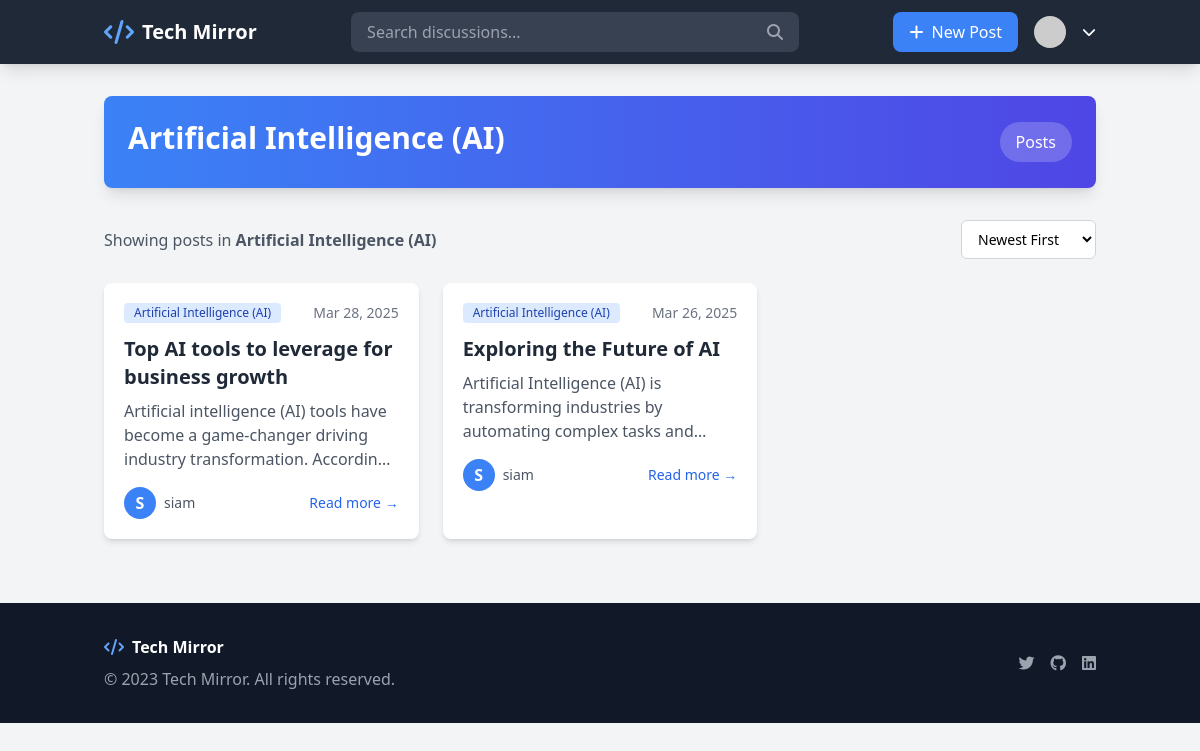
The app's page /category/2/ with its own data.
### forumapp/models.py (models this page shows, shortened)
class Category(models.Model):
    name = models.CharField(max_length=100, unique=True)

class Post(models.Model):
    title = models.CharField(max_length=255)
    content = models.TextField()
    author = models.ForeignKey(User, on_delete=models.CASCADE)
    tags = models.CharField(max_length=255, blank=True, default="")
    created_at = models.DateTimeField(auto_now_add=True)
    category = models.ForeignKey(Category, on_delete=models.SET_NULL, null=True)
    views = models.IntegerField(default=0)

### forumapp/views.py (the view)
# urls.py: path('category/<int:category_id>/', views.category_posts, name='category_posts'),
def category_posts(request, category_id):
    category = get_object_or_404(Category, id=category_id)
    post_list = Post.objects.filter(category=category).order_by('-created_at')
    sort = request.GET.get('sort', 'newest')
    if sort == 'oldest':
        post_list = post_list.order_by('created_at')
    elif sort == 'popular':
        post_list = post_list.order_by('-view_count')
    paginator = Paginator(post_list, 9)  # 9 posts per page
    page = request.GET.get('page', 1)
    posts = paginator.get_page(page)
    return render(request, 'category_wise_post.html', {
        'category': category,
        'posts': posts,
    })

### templates/category_wise_post.html (shortened to what this page needs)
<!DOCTYPE html>
<html lang="en">
<head>
    <script src="https://cdn.tailwindcss.com"></script>
    <link rel="stylesheet" href="https://cdnjs.cloudflare.com/ajax/libs/font-awesome/6.4.0/css/all.min.css">
</head>
<body class="bg-gray-100 min-h-screen">
    <nav class="bg-gray-800 text-white shadow-lg">
        <div class="container mx-auto px-4 py-3 flex justify-between items-center">
            <div class="flex items-center space-x-2">
                <a href="dashboard.html" class="flex items-center space-x-2">
                    <i class="fas fa-code text-blue-400 text-2xl"></i>
                    <span class="font-bold text-xl">Tech Mirror</span>
                </a>
            </div>
            <div class="hidden md:block flex-grow max-w-md mx-4">
                <div class="relative">
                    <input type="text" placeholder="Search discussions..."
                        class="w-full bg-gray-700 text-white px-4 py-2 rounded-lg focus:outline-none focus:ring-2 focus:ring-blue-500">
                    <button class="absolute right-0 top-0 h-full px-4 text-gray-400">
                        <i class="fas fa-search"></i>
                    </button>
                </div>
            </div>
            <div class="flex items-center space-x-4">
                <a href="{% url 'create-post' %}" class="bg-blue-500 hover:bg-blue-600 px-4 py-2 rounded-lg">
                    <i class="fas fa-plus mr-1"></i> New Post
                </a>
                <div class="relative" id="userMenuContainer">
                    <button class="flex items-center space-x-2" id="userMenuButton">
                        <img src="https://via.placeholder.com/40" alt="User Avatar" class="w-8 h-8 rounded-full">
                        <i class="fas fa-chevron-down text-sm"></i>
                    </button>
                </div>
            </div>
        </div>
    </nav>
    <div class="container mx-auto px-4 py-8">
        <div class="bg-gradient-to-r from-blue-500 to-indigo-600 rounded-lg shadow-lg p-6 mb-8">
            <div class="flex items-center justify-between">
                <div>
                    <h1 class="text-3xl font-bold text-white">{{ category.name }}</h1>
                </div>
                <div class="bg-white bg-opacity-20 rounded-full px-4 py-2">
                    <span class="text-white font-medium">{{ posts.count }} Posts</span>
                </div>
            </div>
        </div>
        <div class="flex flex-col md:flex-row justify-between items-center mb-6">
            <div class="text-gray-600 mb-4 md:mb-0">
                Showing posts in <span class="font-semibold">{{ category.name }}</span>
            </div>
            <div class="flex space-x-2">
                <select id="sortOrder"
                    class="bg-white border border-gray-300 rounded-md px-3 py-2 text-sm focus:outline-none focus:ring-2 focus:ring-blue-500">
                    <option value="newest">Newest First</option>
                </select>
            </div>
        </div>
        <div class="grid grid-cols-1 md:grid-cols-2 lg:grid-cols-3 gap-6">
            {% for post in posts %}
            <div
                class="bg-white rounded-lg shadow-md overflow-hidden transition-transform duration-300 hover:shadow-lg hover:-translate-y-1">
                <div class="p-5">
                    <div class="flex items-center mb-3">
                        <span class="bg-blue-100 text-blue-800 text-xs font-medium px-2.5 py-0.5 rounded">{{ category.name }}</span>
                        <span class="text-gray-500 text-sm ml-auto">{{ post.created_at|date:"M d, Y" }}</span>
                    </div>
                    <h2 class="text-xl font-bold mb-2 text-gray-800 hover:text-blue-600">
                        <a href="{% url 'post-detail' post.id %}">{{ post.title }}</a>
                    </h2>
                    <p class="text-gray-600 mb-4 line-clamp-3">{{ post.excerpt|default:post.content|truncatewords:25 }}
                    </p>
                    <div class="flex items-center justify-between">
                        <div class="flex items-center">
                            {% if post.author.profile_image %}
                            <img src="{{ post.author.profile_image.url }}" alt="{{ post.author.username }}"
                                class="w-8 h-8 rounded-full mr-2">
                            {% else %}
                            <div class="w-8 h-8 rounded-full bg-blue-500 flex items-center justify-center mr-2">
                                <span class="text-white font-bold">{{ post.author.username|first|upper }}</span>
                            </div>
                            {% endif %}
                            <span class="text-sm text-gray-600">{{ post.author.username }}</span>
                        </div>
                        <a href="{% url 'post-detail' post.id %}"
                            class="text-blue-600 hover:text-blue-800 text-sm font-medium">Read more →</a>
                    </div>
                </div>
            </div>
            {% empty %}
            <div class="col-span-full bg-gray-50 rounded-lg p-8 text-center">
                <i class="fas fa-folder-open text-gray-400 text-5xl mb-4"></i>
                <h3 class="text-xl font-medium text-gray-700 mb-2">No posts found</h3>
                <p class="text-gray-500">There are no posts in this category yet.</p>
            </div>
            {% endfor %}
        </div>
    </div>
    <footer class="bg-gray-900 text-white py-8 mt-8">
        <div class="container mx-auto px-4">
            <div class="flex flex-col md:flex-row justify-between items-center">
                <div class="mb-4 md:mb-0">
                    <div class="flex items-center space-x-2">
                        <i class="fas fa-code text-blue-400"></i>
                        <span class="font-bold">Tech Mirror</span>
                    </div>
                    <p class="text-gray-400 mt-2">© 2023 Tech Mirror. All rights reserved.</p>
                </div>
                <div class="flex space-x-4">
                    <a href="#" class="text-gray-400 hover:text-white"><i class="fab fa-twitter"></i></a>
                    <a href="#" class="text-gray-400 hover:text-white"><i class="fab fa-github"></i></a>
                    <a href="#" class="text-gray-400 hover:text-white"><i class="fab fa-linkedin"></i></a>
                </div>
            </div>
        </div>
    </footer>
</body>
</html>

### records on screen
Category: name "Artificial Intelligence (AI)"
Post: created_at "Mar 28, 2025", title "Top AI tools to leverage for business growth", excerpt "Artificial intelligence (AI) tools have become a game-changer driving industry transformation.…", author.username|first "S", author.username "siam"
Post: created_at "Mar 26, 2025", title "Exploring the Future of AI", excerpt "Artificial Intelligence (AI) is transforming industries by automating complex tasks…", author.username|first "S", author.username "siam"
